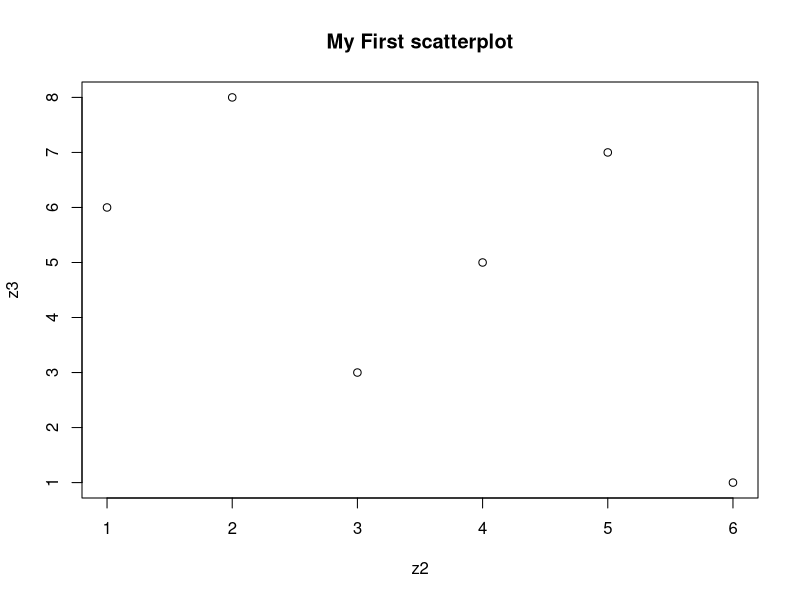
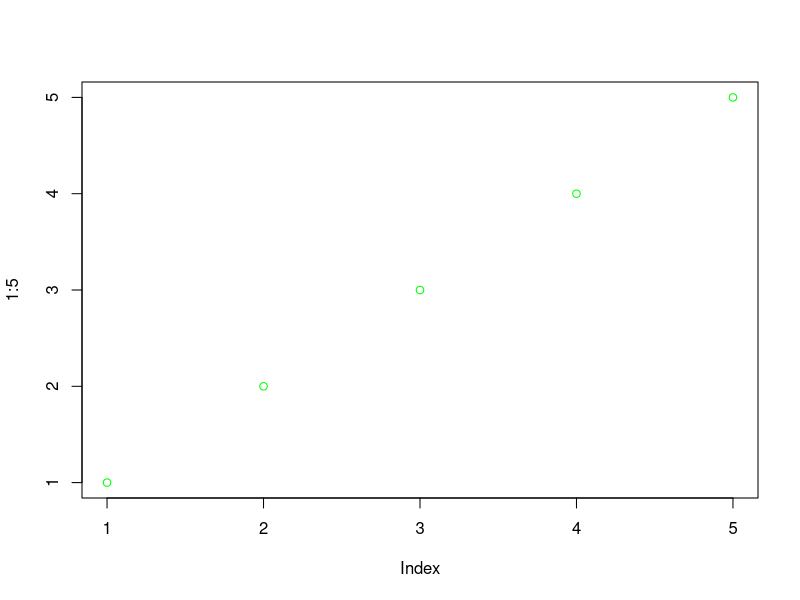

Write R code to recreate these figures, in order. (Note: this script raises an error after producing the figures.)
#Example 3
z2 <-c(1,2,3,4,5,6)
z3<-c(6,8,3,5,7,1)
plot(z2,z3)
title("My First scatterplot")
rm(z2,z3)

x<-c(1:8)
k<-c(1:7)
plot(1:5,col='green')
plot(6:8,type="1")

R<-c(2:15)
D<-c(4:9)
plot(1:15,cex=5)
